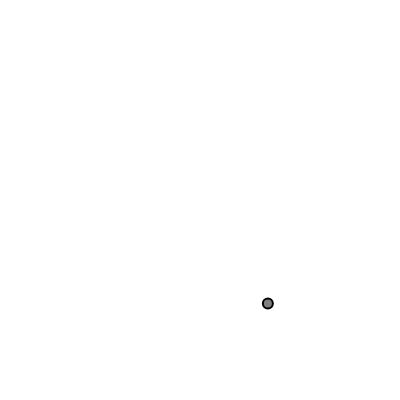
Frame 1 (no input)
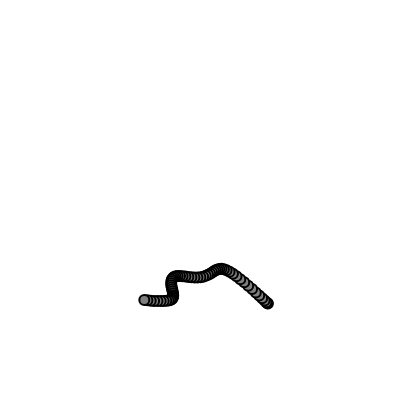
Frame 60 (no input)
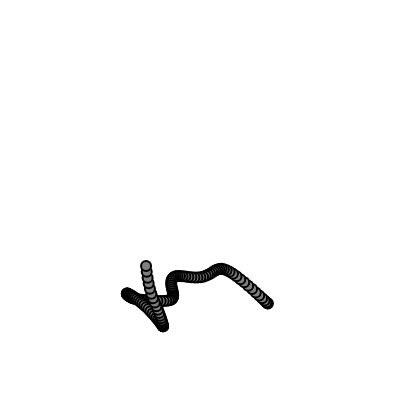
Frame 120 (the mouse pressed at the canvas centre since frame 60)

The p5.js sketch that drew these frames (run headless with seeded random() and noise() and a simulated clock; from frame 60 on, the mouse is pressed at the canvas centre):

// p5.js sketch
// ── sketch.js
let walker;


function setup() {
  createCanvas(400, 400);

  walker = new Walker();
  background(255);
}

function draw() {
  walker.step();
  walker.show();
}

class Walker {
  constructor() {
    this.tx = 0;
    this.ty = 10000;
  }

  step() {
    this.x = map(noise(this.tx), 0, 1, 0, width);
    this.y = map(noise(this.ty), 0, 1, 0, height);

    this.tx += 0.01;
    this.ty += 0.01;
  }

  show() {
    strokeWeight(2);
    fill(127);
    stroke(0);
    circle(this.x, this.y, 10);
  }
}
